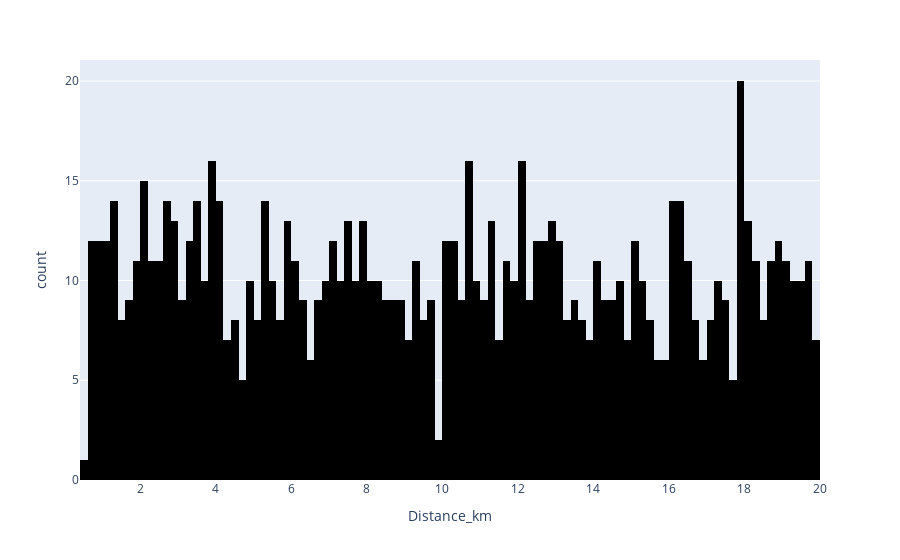
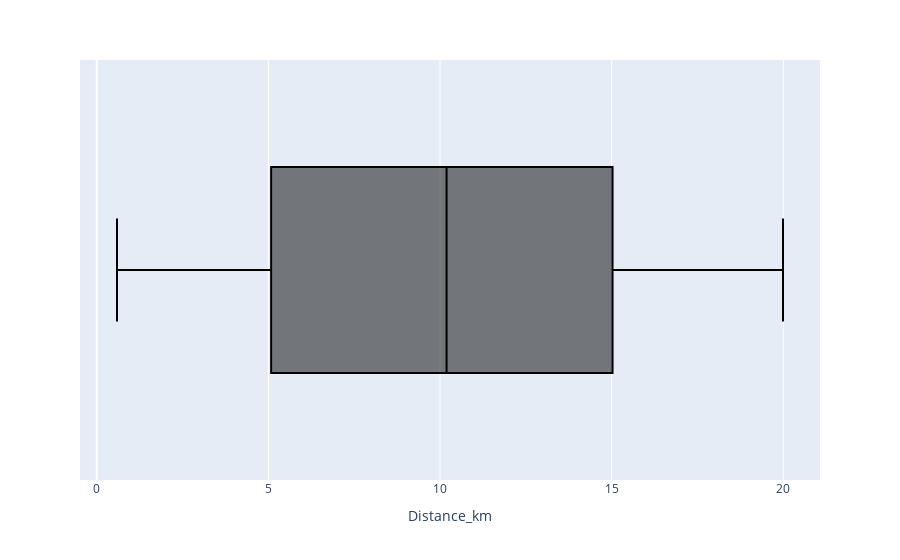

Notebook cell for these charts, in order:
### Code cell
fig = px.histogram(df, x= 'Distance_km', nbins=100,color_discrete_sequence=['black'])
fig2 = px.box(df, x= 'Distance_km',color_discrete_sequence=['black'])
fig.show()
fig2.show()

### Figure 1 — Plotly figure (JSON) as saved in the notebook; plotly's stock layout.template omitted (floating-point values rounded to 4 significant figures; data arrays with more than 128 entries replaced by an {"elided": "..."} marker saying what was removed)
{"data": [{"alignmentgroup": "True", "bingroup": "x", "hovertemplate": "Distance_km=%{x}<br>count=%{y}<extra></extra>", "legendgroup": "", "marker": {"color": "black", "pattern": {"shape": ""}}, "name": "", "nbinsx": 100, "offsetgroup": "", "orientation": "v", "showlegend": false, "type": "histogram", "x": {"elided": "1000 float values"}, "xaxis": "x", "yaxis": "y"}], "layout": {"barmode": "relative", "legend": {"tracegroupgap": 0}, "margin": {"t": 60}, "xaxis": {"anchor": "y", "domain": [0, 1], "title": {"text": "Distance_km"}}, "yaxis": {"anchor": "x", "domain": [0, 1], "title": {"text": "count"}}}}

### Figure 2 — Plotly figure (JSON) as saved in the notebook; plotly's stock layout.template omitted (floating-point values rounded to 4 significant figures; data arrays with more than 128 entries replaced by an {"elided": "..."} marker saying what was removed)
{"data": [{"alignmentgroup": "True", "hovertemplate": "Distance_km=%{x}<extra></extra>", "legendgroup": "", "marker": {"color": "black"}, "name": "", "notched": false, "offsetgroup": "", "orientation": "h", "showlegend": false, "type": "box", "x": {"elided": "1000 float values"}, "x0": " ", "xaxis": "x", "y0": " ", "yaxis": "y"}], "layout": {"boxmode": "group", "legend": {"tracegroupgap": 0}, "margin": {"t": 60}, "xaxis": {"anchor": "y", "domain": [0, 1], "title": {"text": "Distance_km"}}, "yaxis": {"anchor": "x", "domain": [0, 1]}}}
